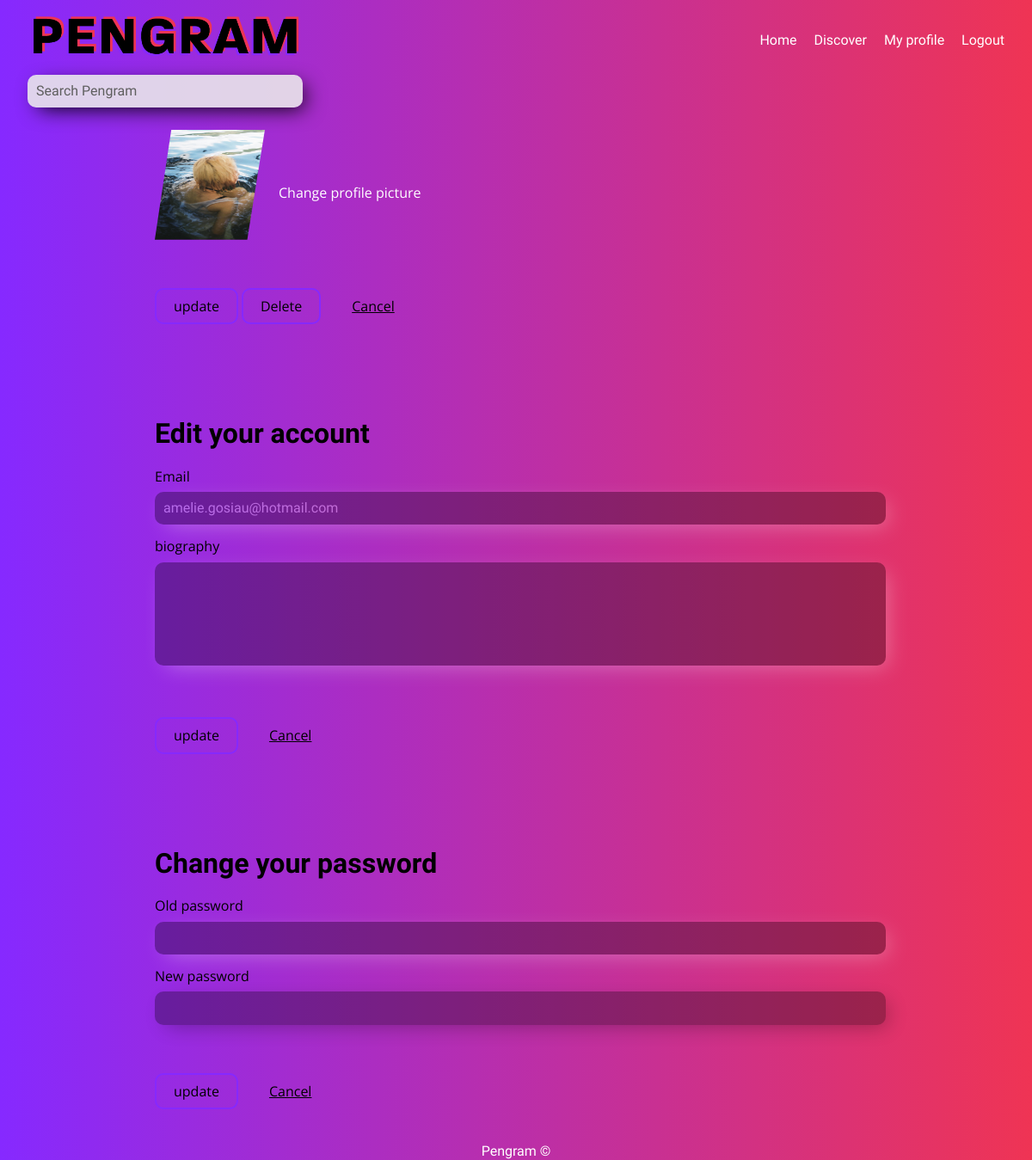
/profileEdit.php (signed in), run on the app's committed database.
### tables this page shows
CREATE TABLE `users` (
  `id` int(11) NOT NULL,
  `username` varchar(255) NOT NULL,
  `password` varchar(255) NOT NULL,
  `email` varchar(255) NOT NULL,
  `biography` varchar(255) DEFAULT NULL,
  `profile_picture` varchar(255) NOT NULL DEFAULT 'user_profilepictures/default.jpg',
  `private` tinyint(1) NOT NULL
);

### classes/User.php (called while the page is built, shortened)
    <?php
    class User{
        public static function getEmailById($userId){
            $conn = Database::getConnection();
            $query = $conn->prepare("SELECT email FROM users WHERE id = :userId");
            $query->bindValue(":userId", $userId);
            $query->execute();
            $email = $query->fetch();
            return $email["email"];
        }
        public static function getPictureById($userId){
            $conn = Database::getConnection();
            $query = $conn->prepare("SELECT profile_picture FROM users WHERE id = :userId");
            $query->bindValue(":userId", $userId);
            $query->execute();
            $picture = $query->fetch();
            return $picture["profile_picture"];
        }
    }
?>

### profileEdit.php (the view, shortened to what this page needs)
<?php
$userId = $_SESSION['userid'];
$email = User::getEmailById($userId);
$biography = User::getBioById($userId);
$picture = User::getPictureById($userId);
?>
<!DOCTYPE html>
<html lang="en">
<head>
    <link rel="stylesheet" type="text/css" href="css/normalize.css">
    <link rel="stylesheet" type="text/css" href="css/profilePageEdit.css">
</head>
<body>
    <?php include_once("navigation.inc.php")?>
    <section class="flex">
<form action="#" method="post" id="profileEditForm"  enctype="multipart/form-data">
    <div>
        <div class="imageEditWrapper">
            <img id="profilePicturePreview" src=<?php echo $picture ?> alt="profilePicture">
            <label id="inputLabel" for="inputImageFile">Change profile picture</label>
        </div>
    </div>
    <div class="submitBtn">
    <input name="imageEdit" type="submit" id="submitBtn" value="update" >
    <input type="submit" name="deleteImage" id="submitBtn" value="Delete">
         <a href="profilePage.php?user=<?php echo $_SESSION['username'] ?>" style="margin-left: 2em">Cancel</a>
    </div>
</form>
</section>
<section class="flex">
    <form action="" method="post" id="profileEditForm"  enctype="multipart/form-data">
        <h1>Edit your account</h1>
        <div>
            <label for="email">Email</label>
            <input type="text" id="email" name="email" value="<?php echo(htmlspecialchars($email)); ?>">
        </div>
        <div>
            <label for="biography">biography</label>
            <textarea name="biography" id="biography" cols="30" rows="10" value=""><?php echo(htmlspecialchars($biography)); ?></textarea>
        </div>
        <div class="submitBtn">
        <input name="edit" type="submit" id="submitBtn" value="update" >
            <a href="profilePage.php?user=<?php echo htmlspecialchars($_SESSION['username']) ?>" style="margin-left: 2em">Cancel</a>
        </div>
    </form>
</section>
<section class="flex">
    <form action="" method="post" id="profileEditForm">
        <h1>Change your password</h1>
        <div>
            <label for="password">Old password</label>
            <input type="password" id="email" name="password">
        </div>
        <div>
            <label for="password">New password</label>
            <input type="newpassword" id="email" name="newpassword" >
        </div>
        <div class="submitBtn">
            <input name="changepass" type="submit" id="submitBtn" value="update"></input>
            <a href="profilePage.php" style="margin-left: 2em">Cancel</a>
        </div>
    </form>
</section>
<?php include_once("footer.inc.php")?>
</body>
</html>

### css/profilePageEdit.css (style rules this page uses)
body { background: linear-gradient(90deg, rgb(134, 41, 255) 0%, rgba(239,52,84,1) 100%); font-family: 'Ubuntu', sans-serif; }
* { margin: 0; }
section { width: 100%; margin: 0px auto 0px auto; }
.flex { margin-top: 3em; }
.imageEditWrapper { display: flex; align-items: center; }
.imageEditWrapper img { margin-right: 1em; }
.imageEditWrapper label { color: white; transition: ease-in 0.1s; }
#profilePicturePreview { width: 8em; height: 8em; clip-path: polygon(15% 0, 100% 0%, 84% 100%, 0% 100%); }
label, a { font-family: 'Open Sans', sans-serif; color: black; padding-top: 20px; font-size: 1em; }
form div { margin: 0px auto; width: 90%; margin-top: 1em; }
#username, #biography, #email, #oldPassword, #newPassword { border: none; padding: 10px 0px 10px 10px; display: inline-block; margin-top: 8px; background-color: black; opacity: .3; width: 100%; border-radius: 10px; box-shadow: 7px 7px 25px -6px; }
#biography { resize: none; height: 100px; }
input[type="text"], input[type="password"], textarea { color: white; }
#submitBtn { margin: 40px 0; padding: 10px 20px; border-radius: 10px; border: 2px solid rgb(134, 41, 255); background-color: transparent; color: black; font-family: 'Open Sans', sans-serif; font-size: 16px; }
@media (min-width: 800px) { form div { width: 70%; } }
@media (min-width: 992px) { .flex { display: flex; flex-direction: row; justify-content: center; } }
@media (min-width: 992px) { form { width: 70%; } }
@media (min-width: 992px) { form div { width: 100%; } }

### data on the page
users: profile_picture (picture), email "amelie.gosiau@hotmail.com"
